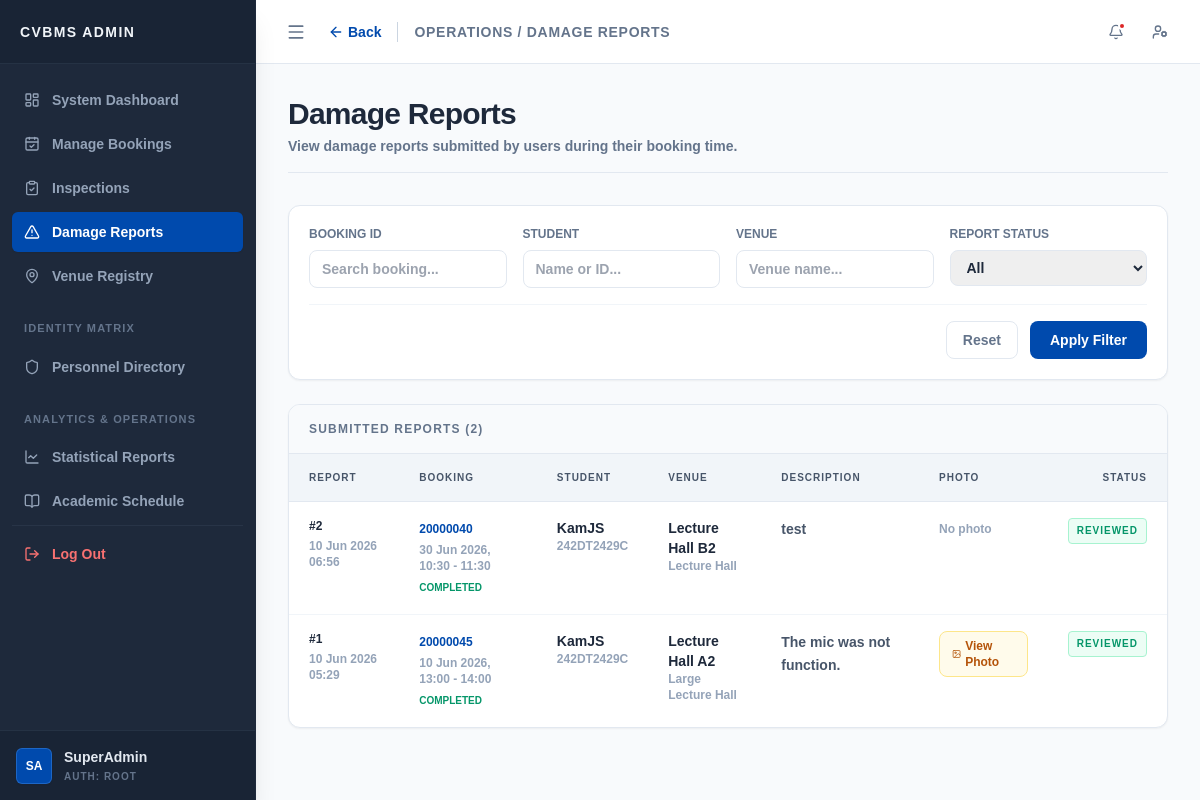
/admin/damage_reports.php (signed in), run on the app's committed database.
### tables this page shows
CREATE TABLE `damage_report` (
  `report_id` int(11) NOT NULL,
  `bid` int(10) UNSIGNED NOT NULL,
  `uid` varchar(15) NOT NULL,
  `vid` varchar(10) NOT NULL,
  `damage_description` text NOT NULL,
  `damage_photo` varchar(255) DEFAULT NULL,
  `report_status` enum('submitted','reviewed') DEFAULT 'submitted',
  `admin_remark` text DEFAULT NULL,
  `created_at` timestamp NOT NULL DEFAULT current_timestamp()
);

CREATE TABLE `booking` (
  `bid` int(10) UNSIGNED NOT NULL,
  `uid` varchar(15) NOT NULL,
  `vid` varchar(10) NOT NULL,
  `date_booked` date NOT NULL,
  `time_start` time NOT NULL,
  `time_end` time NOT NULL,
  `status` enum('pending','approved','rejected','completed','cancelled') NOT NULL DEFAULT 'pending',
  `payment_status` enum('unpaid','paid','refunded') NOT NULL DEFAULT 'unpaid',
  `payment_method` varchar(30) DEFAULT NULL,
  `payment_due_at` datetime DEFAULT NULL,
  `cancelled_at` datetime DEFAULT NULL,
  `cancel_reason` varchar(255) DEFAULT NULL,
  `transaction_ref` varchar(50) DEFAULT NULL,
  `paid_at` datetime DEFAULT NULL,
  `purpose` varchar(100) NOT NULL,
  `aid` int(10) UNSIGNED DEFAULT NULL,
  `approve_date` datetime DEFAULT NULL,
  `created_at` timestamp NOT NULL DEFAULT current_timestamp()
);

CREATE TABLE `user` (
  `uid` varchar(15) NOT NULL,
  `username` varchar(50) NOT NULL,
  `email` varchar(100) NOT NULL,
  `password` varchar(255) NOT NULL,
  `phone_num` varchar(20) NOT NULL,
  `profile_pic` varchar(255) NOT NULL DEFAULT '',
  `outstanding_debt` decimal(10,2) UNSIGNED NOT NULL DEFAULT 0.00,
  `account_status` enum('active','restricted') NOT NULL DEFAULT 'active',
  `created_at` timestamp NOT NULL DEFAULT current_timestamp()
);

CREATE TABLE `venue` (
  `vid` varchar(10) NOT NULL,
  `vname` varchar(100) NOT NULL,
  `vcid` int(11) NOT NULL,
  `max_cap` int(10) UNSIGNED NOT NULL,
  `deposit` decimal(10,2) UNSIGNED NOT NULL,
  `status` enum('available','maintenance','closed') NOT NULL DEFAULT 'available',
  `description` text NOT NULL
);

CREATE TABLE `vcategory` (
  `vcid` int(11) NOT NULL,
  `category` varchar(50) NOT NULL,
  `description` text NOT NULL
);

### admin/damage_reports.php (the view, shortened to what this page needs)
<?php
require_once __DIR__ . '/../config/db.php';
$filter_bid = trim($_GET['f_bid'] ?? '');
$filter_student = trim($_GET['f_student'] ?? '');
$filter_venue = trim($_GET['f_venue'] ?? '');
$sql = "
    SELECT
        dr.report_id,
        dr.bid,
        dr.uid,
        u.username,
        dr.vid,
        v.vname,
        vc.category AS venue_category,
        dr.damage_description,
        dr.damage_photo,
        dr.report_status,
        dr.admin_remark,
        dr.created_at,
        b.date_booked,
        b.time_start,
        b.time_end,
        b.status AS booking_status
    FROM damage_report dr
    JOIN booking b ON dr.bid = b.bid
    JOIN user u ON dr.uid = u.uid
    JOIN venue v ON dr.vid = v.vid
    JOIN vcategory vc ON v.vcid = vc.vcid
    WHERE 1=1
";
$sql .= " ORDER BY dr.created_at DESC";
$stmt = $conn->prepare($sql);
$stmt->execute();
$result = $stmt->get_result();
$reports = [];
while ($row = $result->fetch_assoc()) {
    $reports[] = $row;
}
$current_role = $_SESSION['role'] ?? '';
$back_url = ($current_role === 'staff') ? 'inspections.php' : 'dashboard.php';
$can_resolve_damage = ($current_role !== 'staff');
$topbar_content = '
<div class="flex items-center">
    <a href="' . $back_url . '" class="text-sm font-bold text-[#004aad] hover:text-[#003882] flex items-center mr-4 transition-colors">
        <i data-lucide="arrow-left" class="w-4 h-4 mr-1"></i> Back
    </a>
    <h2 class="text-sm font-bold text-slate-500 uppercase tracking-wider border-l border-slate-300 pl-4">Operations / Damage Reports</h2>
</div>';
?>
<form method="GET" class="bg-white border border-slate-200 rounded-xl shadow-sm p-5 mb-6">
    <div class="grid grid-cols-1 md:grid-cols-4 gap-4">
        <div>
            <label class="block text-xs font-black text-slate-500 uppercase mb-2">Booking ID</label>
            <input type="text" name="f_bid" value="<?php echo htmlspecialchars($filter_bid); ?>" class="w-full px-3 py-2 border border-slate-200 rounded-lg text-sm focus:outline-none focus:ring-2 focus:ring-[#004aad]" placeholder="Search booking...">
        </div>
        <div>
            <label class="block text-xs font-black text-slate-500 uppercase mb-2">Student</label>
            <input type="text" name="f_student" value="<?php echo htmlspecialchars($filter_student); ?>" class="w-full px-3 py-2 border border-slate-200 rounded-lg text-sm focus:outline-none focus:ring-2 focus:ring-[#004aad]" placeholder="Name or ID...">
        </div>
        <div>
            <label class="block text-xs font-black text-slate-500 uppercase mb-2">Venue</label>
            <input type="text" name="f_venue" value="<?php echo htmlspecialchars($filter_venue); ?>" class="w-full px-3 py-2 border border-slate-200 rounded-lg text-sm focus:outline-none focus:ring-2 focus:ring-[#004aad]" placeholder="Venue name...">
        </div>
        <div>
            <label class="block text-xs font-black text-slate-500 uppercase mb-2">Report Status</label>
            <select name="f_status" class="w-full px-3 py-2 border border-slate-200 rounded-lg text-sm focus:outline-none focus:ring-2 focus:ring-[#004aad]">
                <option value="">All</option>
            </select>
        </div>
    </div>
    <div class="flex justify-end gap-3 mt-4 pt-4 border-t border-slate-100">
        <a href="damage_reports.php" class="px-4 py-2 text-sm font-bold text-slate-500 bg-white border border-slate-200 rounded-lg hover:bg-slate-50">Reset</a>
        <button type="submit" class="px-5 py-2 text-sm font-bold text-white bg-[#004aad] rounded-lg hover:bg-[#003882]">Apply Filter</button>
    </div>
</form>
<div class="bg-white border border-slate-200 rounded-xl shadow-sm overflow-hidden">
    <div class="px-5 py-4 border-b border-slate-200 bg-slate-50 flex justify-between items-center">
        <h3 class="text-xs font-black text-slate-500 uppercase tracking-widest">Submitted Reports (<?php echo count($reports); ?>)</h3>
    </div>
    <div class="overflow-x-auto">
        <table class="w-full text-left border-collapse">
            <thead>
                <tr class="bg-slate-100 text-slate-600 text-[10px] font-black uppercase tracking-widest">
                    <th class="px-5 py-4 border-b border-slate-200">Report</th>
                    <th class="px-5 py-4 border-b border-slate-200">Booking</th>
                    <th class="px-5 py-4 border-b border-slate-200">Student</th>
                    <th class="px-5 py-4 border-b border-slate-200">Venue</th>
                    <th class="px-5 py-4 border-b border-slate-200">Description</th>
                    <th class="px-5 py-4 border-b border-slate-200">Photo</th>
                    <th class="px-5 py-4 border-b border-slate-200 text-right">Status</th>
                </tr>
            </thead>
            <tbody class="text-sm text-slate-700 divide-y divide-slate-100">
                <?php foreach ($reports as $report): ?>
                    <tr class="hover:bg-slate-50 align-top">
                        <td class="px-5 py-4">
                            <div class="font-mono text-xs font-black text-slate-800">#<?php echo htmlspecialchars($report['report_id']); ?></div>
                            <div class="text-xs text-slate-400 mt-1"><?php echo date('d M Y H:i', strtotime($report['created_at'])); ?></div>
                        </td>
                        <td class="px-5 py-4">
                            <a href="process_flow.php?bid=<?php echo urlencode($report['bid']); ?>" class="font-mono text-xs font-black text-[#004aad] hover:underline">
                                <?php echo htmlspecialchars($report['bid']); ?>
                            </a>
                            <div class="text-xs text-slate-400 mt-1">
                                <?php echo date('d M Y', strtotime($report['date_booked'])); ?>,
                                <?php echo substr($report['time_start'], 0, 5); ?> - <?php echo substr($report['time_end'], 0, 5); ?>
                            </div>
                            <?php
                                $b_status_color = ($report['booking_status'] === 'cancelled') ? 'text-red-600' : 'text-emerald-600';
                            ?>
                            <div class="text-[10px] uppercase font-black <?php echo $b_status_color; ?> mt-1">
                                <?php echo htmlspecialchars($report['booking_status']); ?>
                            </div>
                        </td>
                        <td class="px-5 py-4">
                            <div class="font-bold text-slate-800"><?php echo htmlspecialchars($report['username']); ?></div>
                            <div class="font-mono text-xs text-slate-400"><?php echo htmlspecialchars($report['uid']); ?></div>
                        </td>
                        <td class="px-5 py-4">
                            <div class="font-bold text-slate-800"><?php echo htmlspecialchars($report['vname']); ?></div>
                            <div class="text-xs text-slate-400"><?php echo htmlspecialchars($report['venue_category']); ?></div>
                        </td>
                        <td class="px-5 py-4 max-w-md">
                            <p class="text-sm leading-relaxed text-slate-600 whitespace-pre-wrap"><?php echo htmlspecialchars($report['damage_description']); ?></p>
                        </td>
                        <td class="px-5 py-4">
                            <?php if (!empty($report['damage_photo'])): ?>
                                <a href="../uploads/damage_reports/<?php echo rawurlencode($report['damage_photo']); ?>" target="_blank" class="inline-flex items-center px-3 py-1.5 text-xs font-bold text-amber-700 bg-amber-50 border border-amber-200 rounded-lg hover:bg-amber-100">
                                    <i data-lucide="image" class="w-3 h-3 mr-1"></i> View Photo
                                </a>
                            <?php else: ?>
                                <span class="text-xs text-slate-400">No photo</span>
                            <?php endif; ?>
                        </td>
                        <td class="px-5 py-4 text-right">
                            <?php if ($report['report_status'] === 'submitted' && $can_resolve_damage): ?>
                                <form action="../actions/process_damage.php" method="POST" class="flex flex-col items-end gap-2">
                                    <input type="hidden" name="report_id" value="<?php echo htmlspecialchars($report['report_id']); ?>">
                                    <textarea name="admin_remark" placeholder="Enter remark (optional)..." class="w-48 px-2 py-1.5 text-xs border border-slate-200 rounded focus:outline-none focus:ring-1 focus:ring-[#004aad] resize-none" rows="2"></textarea>
                                    <button type="submit" class="px-3 py-1.5 text-xs font-bold text-white bg-[#004aad] hover:bg-[#003882] rounded shadow-sm transition-colors">
                                        Resolve & Acknowledge
                                    </button>
                                </form>
                            <?php elseif ($report['report_status'] === 'submitted'): ?>
                                <span class="px-2 py-0.5 border bg-amber-50 text-amber-700 border-amber-200 rounded text-[10px] font-black uppercase tracking-widest inline-block">
                                    SUBMITTED
                                </span>
                            <?php else: ?>
                                <span class="px-2 py-0.5 border bg-emerald-50 text-emerald-600 border-emerald-200 rounded text-[10px] font-black uppercase tracking-widest inline-block">
                                    REVIEWED
                                </span>
                            <?php endif; ?>
                        </td>
                    </tr>
                <?php endforeach; ?>
            </tbody>
        </table>
    </div>
</div>
<?php
include __DIR__ . '/../core/layout.php';
?>

### assets/css/admin_css.css (style rules this page uses)
:root { font-size: 100%; }
html, body, body *, button, input, select, textarea { font-family: "Century Gothic", CenturyGothic, "Century", "Century Schoolbook", Arial, sans-serif !important; font-weight: 700; }
:root { --fiori-bg: #ffffff; --fiori-blue: #004aad; --fiori-text: #334155; --fiori-label: #64748b; --fiori-border: #e2e8f0; --fiori-readonly-bg: #f8fafc; --fiori-input-focus: #004aad; --fiori-success: #059669; --fiori-error: #dc2626; }

### data on the page
damage_report: report_id "2", created_at "10 Jun 2026 06:56", bid "20000040", bid.date_booked "30 Jun 2026", bid.time_start "10:30", bid.time_end "11:30", bid.status "COMPLETED", uid.username "KamJS", uid "242DT2429C", vid.vname "Lecture Hall B2", vcategory.category "Lecture Hall", damage_description "test", shows "No photo", report_status "REVIEWED"
damage_report: report_id "1", created_at "10 Jun 2026 05:29", bid "20000045", bid.date_booked "10 Jun 2026", bid.time_start "13:00", bid.time_end "14:00", bid.status "COMPLETED", uid.username "KamJS", uid "242DT2429C", vid.vname "Lecture Hall A2", vcategory.category "Large Lecture Hall", damage_description "The mic was not function.", report_status "REVIEWED"

### other printed values
$sidebar_brand_label "CVBMS ADMIN"
$_SESSION['full_name'] "SuperAdmin"
$page_title "Damage Reports"
$page_description "View damage reports submitted by users during their booking time."
count($reports) "2"
